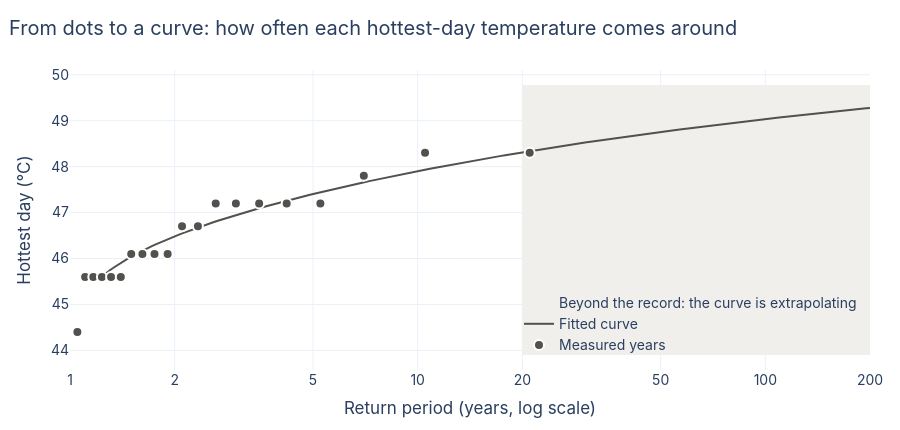

Here is the notebook cell this chart was saved with:
### Markdown cell above
> 💡 **Key idea: the "1-in-10-year" day.** Imagine every summer rolls a
> 10-sided die. A **1-in-10-year hottest day** is as hot as the summer that rolls
> a 10: it happens about once a decade on average, and has a 10% chance in any
> single year. Return periods are just this die with more sides.

The dots alone only cover the years we have. To talk about the 1-in-50 or
1-in-100-year day, we **fit a curve** through them. In crc-sdk fitting is an
explicit step: above we asked for a GEV distribution (the standard choice for
yearly extremes) by L-moments. Below, the dots are sorted from mildest to hottest
and placed at the return period they represent; the line is the fitted curve.
(Readings are rounded, so some years tie at the same temperature.)

The fitted curve is a dataset in the same format as the CRC Open curves in part B,
with its units, source, licence and fit record attached, so a station and a
climate model can be lined up directly.

### Code cell
rp_grid = np.geomspace(1.2, 200, 200)


def show_station_curve():
    values = np.sort(annual["value"].to_numpy())
    plotting_rp = (len(values) + 1) / np.arange(len(values), 0, -1)  # Weibull plotting positions
    record_years = len(values)
    low, high = values.min() - 0.5, curve_values(station_curve, [200])[0] + 0.5

    fig = go.Figure()
    fig.add_trace(go.Scatter(x=[record_years, 200, 200, record_years], y=[low, low, high, high], fill="toself",
                             fillcolor="#f0efec", line_width=0, mode="lines", hoverinfo="skip",
                             name="Beyond the record: the curve is extrapolating"))
    fig.add_trace(go.Scatter(x=rp_grid, y=curve_values(station_curve, rp_grid), mode="lines",
                             name="Fitted curve", line=dict(color=PAST, width=2)))
    fig.add_trace(go.Scatter(x=plotting_rp, y=values, mode="markers", name="Measured years",
                             marker=dict(size=10, color=PAST, line=dict(width=2, color="white")),
                             hovertemplate="%{y:.1f} °C, about 1-in-%{x:.0f} years<extra></extra>"))
    layout(fig, "From dots to a curve: how often each hottest-day temperature comes around",
           xaxis=dict(type="log", title="Return period (years, log scale)",
                      tickvals=[1, 2, 5, 10, 20, 50, 100, 200], range=[0, np.log10(200)]),
           yaxis_title="Hottest day (°C)",
           legend=dict(x=0.99, y=0.03, xanchor="right", yanchor="bottom", bgcolor="rgba(0,0,0,0)"))
    fig.show()
    table = pd.DataFrame({"return period": [2, 10, 50, 100]})
    table["hottest day (°C)"] = curve_values(station_curve, table["return period"]).round(1)
    return table


show_station_curve() if station is not None else None

### Figure 1 — Plotly figure (JSON) as saved in the notebook; plotly's stock layout.template omitted (floating-point values rounded to 4 significant figures; data arrays with more than 128 entries replaced by an {"elided": "..."} marker saying what was removed)
{"data": [{"fill": "toself", "fillcolor": "#f0efec", "hoverinfo": "skip", "line": {"width": 0}, "mode": "lines", "name": "Beyond the record: the curve is extrapolating", "type": "scatter", "x": [20, 200, 200, 20], "y": [43.9, 43.9, 49.78, 49.78]}, {"line": {"color": "#52514e", "width": 2}, "mode": "lines", "name": "Fitted curve", "type": "scatter", "x": {"elided": "200 float values"}, "y": {"elided": "200 float values"}}, {"hovertemplate": "%{y:.1f} °C, about 1-in-%{x:.0f} years<extra></extra>", "marker": {"color": "#52514e", "line": {"color": "white", "width": 2}, "size": 10}, "mode": "markers", "name": "Measured years", "type": "scatter", "x": [1.05, 1.105, 1.167, 1.235, 1.312, 1.4, 1.5, 1.615, 1.75, 1.909, 2.1, 2.333, 2.625, 3.0, 3.5, 4.2, 5.25, 7.0, 10.5, 21.0], "y": [44.4, 45.6, 45.6, 45.6, 45.6, 45.6, 46.1, 46.1, 46.1, 46.1, 46.7, 46.7, 47.2, 47.2, 47.2, 47.2, 47.2, 47.8, 48.3, 48.3]}], "layout": {"font": {"family": "Inter, Helvetica, Arial, sans-serif", "size": 14}, "height": 430, "legend": {"bgcolor": "rgba(0,0,0,0)", "x": 0.99, "xanchor": "right", "y": 0.03, "yanchor": "bottom"}, "margin": {"b": 60, "l": 70, "r": 30, "t": 70}, "title": {"text": "From dots to a curve: how often each hottest-day temperature comes around", "x": 0.01}, "xaxis": {"range": [0, 2.301], "tickvals": [1, 2, 5, 10, 20, 50, 100, 200], "title": {"text": "Return period (years, log scale)"}, "type": "log"}, "yaxis": {"title": {"text": "Hottest day (°C)"}}}}
